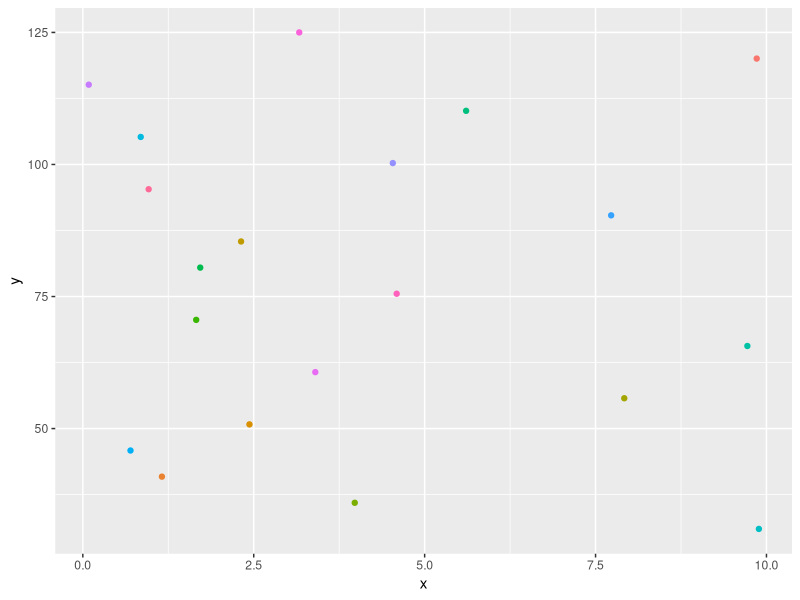

The R source for this figure:
## ---- chunk 1
# DO NOT EDIT ANY PART OF THIS CHUNK
# Do examine the code if you're interested how it works!
knitr::opts_chunk$set(echo = TRUE, warning=TRUE, message=TRUE)
library(tidyverse)
set.seed(7)
test_x <- function(x=NULL, class="omit", dims="omit", numeric="omit",
                   nam_pos="omit", nam_val="omit", c_pos="omit", c_val="omit",
                   na_check="omit", all_NA="omit"){
  if(is.null(x)){
    return(message("No code entered for ", deparse(substitute(x)), " yet.\n"))
  } else {
  class_x  <- ifelse(class!="omit", class(x)==class, TRUE)
  num_x    <- ifelse(numeric!="omit", is.numeric(x)==numeric, TRUE)
  dim_x    <- ifelse(all(dims!="omit"),
                    ifelse(is.null(dim(x)), length(x)==dims, all(dim(x)==dims) ),
                  TRUE)
  names_x  <- ifelse(nam_val!="omit" & nam_pos!="omit",
                    ifelse(is.null(names(x)), FALSE, names(x)[nam_pos]==nam_val), TRUE)
  if(any(c_val=="omit") | any(c_pos=="omit")){ check_x <- TRUE
  } else {
    if (dim_x==FALSE){
      check_x <- FALSE
    } else {
    if(length(c_pos)==1 & class_x!="list"){ check_x <- x[c_pos]==c_val
     } else {
      if(class=="matrix" | class=="data.frame"){ check_x <- x[ c_pos[1], c_pos[2] ]==c_val
        } else {
         if(class=="list" & length(c_pos)==2){ check_x <- x[[ c_pos[1] ]][[ c_pos[2] ]]==c_val
          } else {
           if(class=="list" & length(c_pos)==3){ check_x <- x[[ c_pos[1] ]][[c_pos[2] ]][[ c_pos[3] ]]==c_val 
            }
          }
        }
      }
    }
  }
  if (all_NA==TRUE){
    all_NA_x <- all(is.na(x))
    } else {
    all_NA_x <- TRUE
    }
  if (all(na_check!="omit") & is.null(dim(x))){
    na_x     <- any(is.na(x[na_check])==TRUE)==FALSE
  } else {
    if (all(na_check!= "omit") & is.null(dim(x))==FALSE & length(na_check)==2 ){
    na_x     <- any(is.na(x[na_check[1], na_check[2]])==TRUE)==FALSE
    } else {
      if (all(na_check!= "omit") & is.null(dim(x))==FALSE & length(na_check)==1){
      na_x     <- any(is.na(x[, na_check])==TRUE)==FALSE
      } else {na_x <- TRUE}
    }
  }
  if (all(c(class_x, dim_x, names_x, num_x, na_x, check_x, all_NA_x)==TRUE)){
    message("Good job on ", deparse(substitute(x)), "!\n")
    } else {
      message("Oh no, check your code for \"", deparse(substitute(x)), "\"\n")
        if (all_NA_x==FALSE)message("- All elements should be NA!\n")
        if (dim_x==FALSE)   message("- Wrong length or dimensions!\n")
        if (class_x==FALSE) message("- Wrong object class!\n")
        if (names_x==FALSE) message("- Wrong object names!\n")
        if (num_x==FALSE)   message("- Should this be numeric?\n")
        if (na_x==FALSE)    message("- You seem to have data missing!\n")
        if (check_x==FALSE) message("- You seem to have an incorrect or misplaced value somewhere!\n")
      }
  }
}
## ---- chunk 2
# Ex 1) Create a vector of the numbers 1, 5, 3, 2, 4.
example <- NULL
# You would write this:
example <- c(1,5,3,2,4)

# Ex 2) Add the number 10 to the sixth position of example2
example2 <- example
example2 <- NULL

# You would write:
example2[6] <- 10
## ---- chunk 3
# 1) Use "seq()" to create a vector of 10 numbers evenly spaced from 0 to 15.
vec_num <- seq(0, 15, length.out = 10)

# 2) Use ":" to create an integer vector of the numbers 11 through 20.
vec_int <- 11:20

# 3) Use "LETTERS" and "[ ]" to create a vector of the last 10 capital letters.
vec_cha <- LETTERS[17:26]

# 4) Use letters and "[ ]" to create a factor variable using the first ten lower case letters.
vec_fac <- factor(letters[1:10])

# 5) Use "c()" to combine "vec_cha" and "vec_fac" into "vec_let". Do not convert it to a factor!
vec_let <- c(vec_cha, vec_fac)

# 6) Use "c()" and "[ ]" to combine the first 4 elements of "vec_num" with the last
# 4 elements of "vec_int" to create "vec_ni".
vec_ni <- c(vec_num[1:4], vec_int[7:10])

# 7) Use "rev()" to reverse the order of "vec_fac".
fac_vec <- rev(vec_fac)

## ---- chunk 4
# DO NOT EDIT ANY PART OF THIS CHUNK
test_x(vec_num, class="numeric",   dims=10, c_pos=4,  c_val=5)
test_x(vec_int, class="integer",   dims=10, c_pos=5,  c_val=15)
test_x(vec_cha, class="character", dims=10, c_pos=3,  c_val="S")
test_x(vec_fac, class="factor",    dims=10, c_pos=7,  c_val="g")
test_x(vec_let, class="character", dims=20, c_pos=19, c_val="9")
test_x(vec_ni,  class="numeric",   dims=8,  c_pos=5,  c_val=17)
test_x(fac_vec, class="factor", dims=10, c_pos=4, c_val="g")
## ---- chunk 5
new_vec <- c(TRUE, FALSE, TRUE, TRUE) 

## ---- chunk 6
# 1) Use matrix() to create a matrix with 10 rows and four columns filled with NA
mat_empty <- matrix(NA, nrow = 10, ncol = 4)

# 2) Assign "vec_num" to the first column of "mat_1" below.
mat_1 <- mat_empty # DO NOT EDIT THIS LINE; add code below it.
mat_1[,1] <- vec_num

# 3) Assign "vec_int" to the second column of "mat_2" below
mat_2 <- mat_1 # DO NOT EDIT THIS LINE; add code below it.
mat_2[,2] <- vec_int

# 4) Assign "vec_cha" and "vec_fac" to the third and fourth columns of "mat_3" using one assignment operator.
mat_3 <- mat_2 # DO NOT EDIT THIS LINE; add code below it.
mat_3[,c(3,4)] <- c(vec_cha, vec_fac)

# 5) Select the fourth row from "mat_3" and assign it to the object "row_4" as a vector.
row_4 <- mat_3[4,]

# 6) Assign the element in the 6th row and 2nd column of "mat_3" to "val_6_2" as a numeric value.
val_6_2 <- as.numeric(mat_3[6,2])

# 7) Use "cbind()" to combine "vec_num", "vec_int", "vec_cha", and "vec_fac" into "mat_4".
mat_4 <- cbind(vec_num, vec_int, vec_cha, vec_fac)

# 8) Next, first transpose mat_4, then select only the first four columns and assign to mat_t
mat_t <- t(mat_4)[,1:4]

# 9)  Then use rbind() to add the rows from mat_3 to this (mat_t first, mat_3 second) and assign this combination to mat_big.
mat_big <- rbind(mat_t, mat_3)

## ---- chunk 7
# DO NOT EDIT ANY PART OF THIS CHUNK
test_x(mat_empty, class="matrix", dims=c(10,4), all_NA=TRUE)
test_x(mat_1, class="matrix", dims=c(10,4), numeric=TRUE, na_check=1, c_pos=c(7,1), c_val = 10)
test_x(mat_2, class="matrix", dims=c(10,4), numeric=TRUE, na_check=2, c_pos=c(3,2), c_val = 13)
test_x(mat_3, class="matrix", dims=c(10,4), numeric=FALSE, na_check=3, c_pos=c(2,3), c_val="R")
test_x(row_4, class="character", dims=4, numeric=FALSE, na_check=1, c_pos=2, c_val=14)
test_x(val_6_2, class="numeric", dims=1, numeric=TRUE, na_check=1, c_pos=1, c_val=16)
test_x(mat_4, class="matrix", dims=c(10,4), numeric=FALSE, na_check=3, c_pos=c(5,3), c_val="U")
test_x(mat_t, class="matrix", dims=c(4,4), numeric=FALSE, na_check=2, c_pos=c(2,2), c_val="12")
test_x(mat_big, class="matrix", dims=c(14,4), numeric=FALSE, na_check=3, c_pos=c(2,3), c_val="13")
## ---- chunk 8
mat_letters <- matrix(letters, ncol=2) 
## ---- chunk 9
math_mat <- matrix(1:5, nrow=5, ncol=5)
math_vec <- 1:5
## ---- chunk 10
# 1) Use "list()" to create a list that contains "vec_num" and "row_4", and assign the names
#   "vec_num" and "row_4" to these two elements of "list_1".
list_1 <- list("vec_num" = vec_num, "row_4" = row_4)

# 2) Using "$", extract "row_4" from "list_1" and assign it to the object "row_4_2".
row_4_2 <- list_1$row_4

# 3) Create another list that contains "val_6_2" and "mat_big".
list_2 <- list(val_6_2, mat_big)

# 4) Combine list_1 and list_2 together using "c()" and assign them to "list_3"
list_3 <- c(list_1, list_2)

# 5) Use "unlist()" to turn "list_3" into a vector and assign it to "vector_3"
vector_3 <- unlist(list_3)

# 6) Use "as.list()" to convert "vector_3" into a list and assign it to "list_big"
list_big <- as.list(vector_3)

# 7) Now copy "list_3" as "list_4" and use "[[ ]]" to assign "list_3" as the last (fifth) element of "list_4";
# that is, you should have a list object with five elements named "list_4" that contains the same four
# elements as "list_3" plus a fifth element that is -all- four elements of "list_3" as one object.
list_4 <- list_3
list_4[[5]] <- list_3

# 8) Select the third element (that is, the sub-element) of the the fifth element of "list_4" and assign it 
# to element_5_3 using "[[ ]]".
element_5_3 <- list_4[[5]][[3]]

# 9) Lastly, repeat the previous assignment of the third element of the fifth element, but
# extract the element as a list rather than scalar using "[ ]" and assign it to "list_5_3".
list_5_3 <- list_4[[5]][3]
## ---- chunk 11
# DO NOT EDIT ANY PART OF THIS CHUNK
test_x(list_1, class="list", dims=2, na_check=2, c_pos=c(2,3), c_val="T", nam_pos = 2, nam_val="row_4")
test_x(row_4_2, dim=4, c_pos=2, c_val="14")
test_x(list_2, class="list", dims=2, na_check=2, c_pos=c(2,16), c_val=12)
test_x(list_3, class="list", dims=4, na_check=2, c_pos=c(4,3), c_val="Q")
test_x(vector_3, class="character", dims=71, c_pos=29, c_val="15")
test_x(list_big, class="list", dims=71, c_pos=29, c_val="15")
test_x(list_4, class="list", dims=5, c_pos=c(5,4,17), c_val="R")
test_x(element_5_3, class="numeric", dims=1, c_pos=1, c_val=16)
test_x(list_5_3, class="list", dims=1, c_pos=c(1,1), c_val=16)
## ---- chunk 12
lm.output <- lm(mpg ~ wt, data=mtcars)
lm.output
## ---- chunk 13
# 1) Use "data.frame()" to combine "vec_num" (first column) and "vec_int" (second column) into "df_1".
df_1 <- data.frame(vec_num, vec_int)

# 2) Use "$" to extract "vec_num" from "df_1", reverse it with "rev()", and assign it as the vector "vec_num_2".
vec_num_2 <- rev(df_1$vec_num)

# 3) Use "$" to add "vec_num_2" to "df_2" as a new column with the name "number_vector".
df_2 <- df_1 # DO NOT EDIT THIS LINE; add code below it.
df_2$number_vector <- vec_num_2

# 4) Combine "df_2" with itself using "rbind()" to create "df_3"
df_3 <- rbind(df_2, df_2)

# 5) Create a new data frame "df_4" using "data.frame()" that contains the following named columns (in order):
    # "y" that contains 20 numbers evenly spaced from 31 to 125
    # "x" that has 20 numbers between 0 and 10 generated using "runif()" (get help with ?runif)
    # "color" that consists of 20 values sampled from "col_vec "below using "sample()".
col_vec <- colors() # DO NOT EDIT THIS LINE; add code below it.
df_4 <- data.frame(y = seq(31, 125, length.out = 20),
                   x = runif(20, min = 0, max = 10),
                   color = sample(col_vec, 20))

    # This code here should produce a plot of those values with those colors!
if(is.null(df_4)==FALSE) df_4 %>% ggplot(aes(x, y, color=color)) + geom_point() + theme(legend.position="none")

# 5) Use "cbind()" to combine "df_4" and "df_2" into "df_5".
df_5 <- cbind(df_4, df_2)

# 6) Now use "data.frame()" to combine "df_4" with "df_2"
df_6 <- data.frame(df_4, df_2)

## ---- chunk 14
# DO NOT EDIT ANY PART OF THIS CHUNK
test_x(df_1, class="data.frame", dims=c(10,2), c_pos=c(3,2), c_val=13)
test_x(vec_num_2, class="numeric", dims=10, c_pos=10, c_val=0)
test_x(df_2, class="data.frame", dims=c(10,3), c_pos=c(1,3), c_val=15, nam_pos=3, nam_val="number_vector")
test_x(df_3, class="data.frame", dims=c(20,3), c_pos=c(11,3), c_val=15)
test_x(df_4, class="data.frame", dims=c(20,3), c_pos=c(13,3), c_val="maroon1", nam_pos=2, nam_val="x")
test_x(df_5, class="data.frame", dims=c(20,6), nam_pos=5, nam_val="vec_int")
test_x(df_6, class="data.frame", dims=c(20,6), nam_pos=4, nam_val="vec_num")
